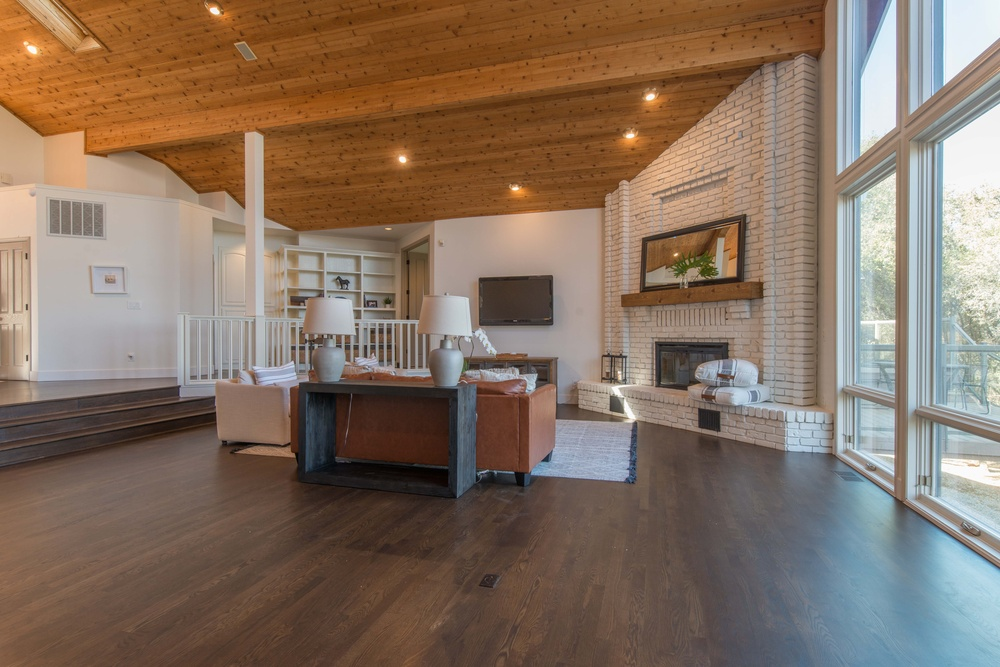
#> input picture test/media/align/5.jpg, 1000 x 667 px, shrunk from 7360 x 4912 before the run, found by its file name
$ jupyter execute --allow-errors group_markov.ipynb
#> lines starting #> are read from the running program, lines starting #| are printed output that depends on the picture
# Markov Grouping
We have a growing list of requirements:

- Variable group sizes. We can't rely on a fixed number of brackets per group.
- Flash frames. We need photometric invariance.
- Exposure extrema. Furhter need for photometric invariance.
- Weak translation invariance. We need to accommodate small shifts.
- Feature sensitivity. We need to not group images with dissimilar features. Doors open and closed.
- Performance. We can't spend too much time evaluating image similarity.

[cell 1]
from cv2 import imread
from matplotlib import pyplot as plt

# Load image
# image_a = imread("../test/media/group/22.jpg", 0)
# image_b = imread("../test/media/group/23.jpg", 0)
image_a = imread("/Users/yusuf/Desktop/Clarksville/5.jpg", 0)
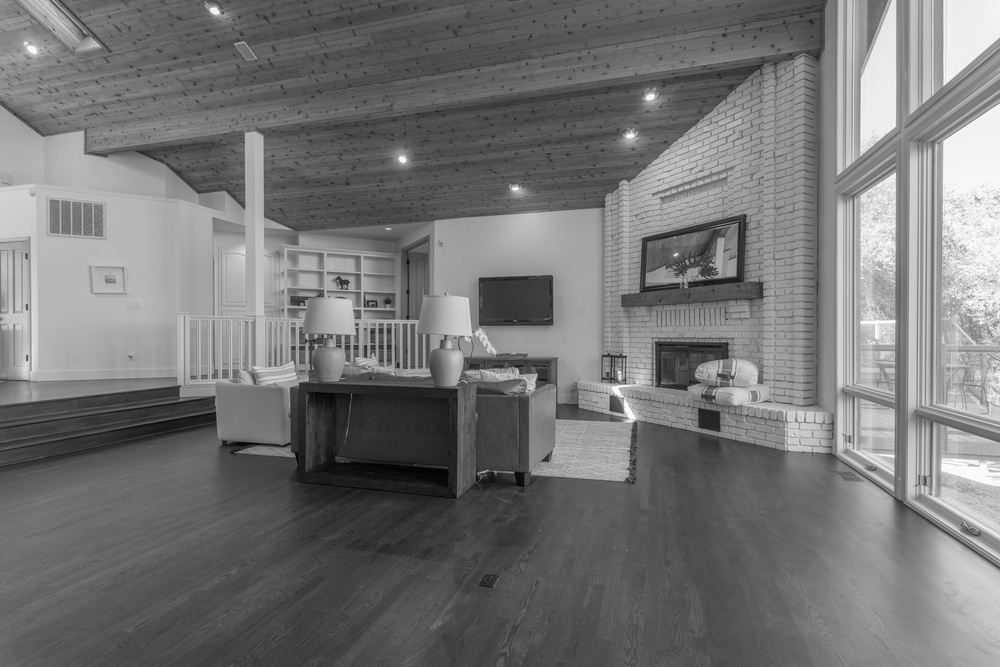
#> image_a: shape (667, 1000); min 0, max 255, mean 117.7
image_b = imread("/Users/yusuf/Desktop/Clarksville/6.jpg", 0)
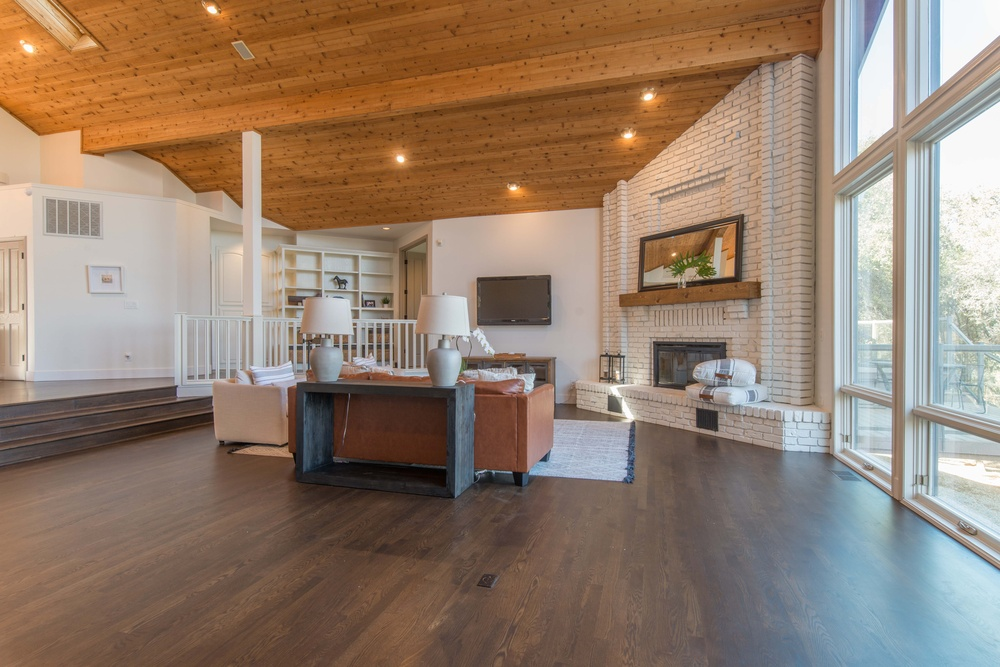
#> input picture test/media/align/6.jpg, 1000 x 667 px, shrunk from 7360 x 4912 before the run, found by its file name
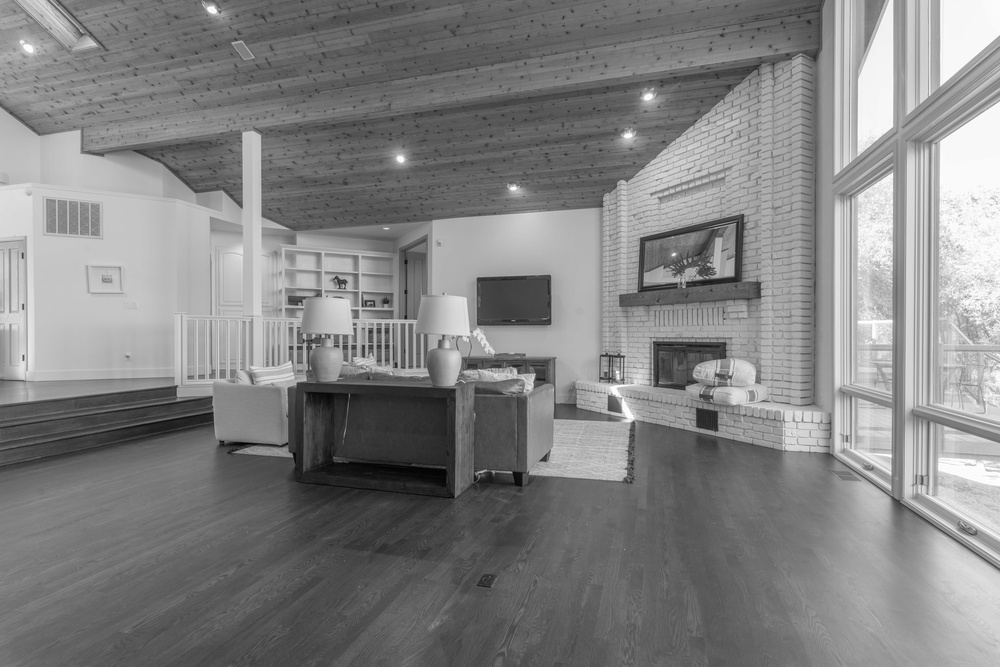
#> image_b: shape (667, 1000); min 0, max 255, mean 131.1

# Plot
plt.figure(figsize=(30, 20))
plt.gray()
plt.subplot(1, 2, 1)
plt.xticks([])
plt.yticks([])
plt.imshow(image_a, interpolation="bilinear")
plt.subplot(1, 2, 2)
plt.xticks([])
plt.yticks([])
plt.imshow(image_b, interpolation="bilinear")
plt.tight_layout()
plt.show()
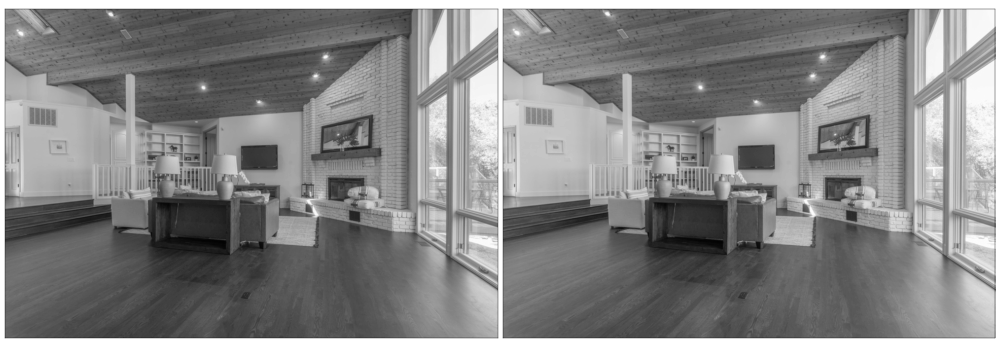
#> figure drawn by matplotlib, 2 panels

Next, we extract patches from the images.

[cell 2]
from sklearn.feature_extraction.image import extract_patches_2d

# Compute patch size
PATCH_SIZE = 0.1 # of lower of width/height
patch_width = int(min(image_a.shape[0], image_a.shape[1]) * PATCH_SIZE)
#> patch_width = 66

# Extract patches
SEED = 1
PATCH_COUNT = 100
#> (the rest of this cell did not finish here and is left out)
